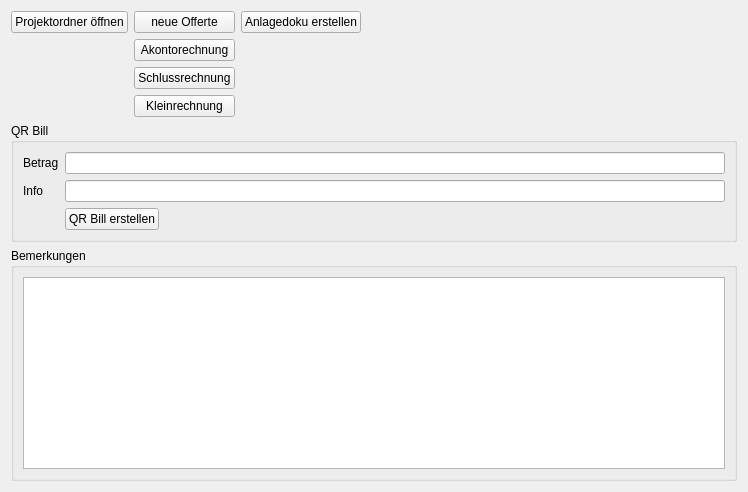
      <widget class="QWidget" name="sw_PvProject">
       <property name="sizePolicy">
        <sizepolicy hsizetype="Fixed" vsizetype="Fixed">
         <horstretch>0</horstretch>
         <verstretch>0</verstretch>
        </sizepolicy>
       </property>
       <property name="minimumSize">
        <size>
         <width>748</width>
         <height>0</height>
        </size>
       </property>
       <layout class="QVBoxLayout" name="verticalLayout_5">
        <item>
         <layout class="QGridLayout" name="gridLayout_2">
          <item row="0" column="0">
           <widget class="QPushButton" name="openProjectFolder">
            <property name="sizePolicy">
             <sizepolicy hsizetype="Fixed" vsizetype="Fixed">
              <horstretch>0</horstretch>
              <verstretch>0</verstretch>
             </sizepolicy>
            </property>
            <property name="text">
             <string>Projektordner öffnen</string>
            </property>
           </widget>
          </item>
          <item row="0" column="1">
           <widget class="QPushButton" name="createQuote">
            <property name="sizePolicy">
             <sizepolicy hsizetype="Minimum" vsizetype="Fixed">
              <horstretch>0</horstretch>
              <verstretch>0</verstretch>
             </sizepolicy>
            </property>
            <property name="text">
             <string>neue Offerte</string>
            </property>
           </widget>
          </item>
          <item row="0" column="2">
           <widget class="QPushButton" name="createDocumentation">
            <property name="sizePolicy">
             <sizepolicy hsizetype="Fixed" vsizetype="Fixed">
              <horstretch>0</horstretch>
              <verstretch>0</verstretch>
             </sizepolicy>
            </property>
            <property name="text">
             <string>Anlagedoku erstellen</string>
            </property>
           </widget>
          </item>
          <item row="0" column="3" rowspan="3">
           <widget class="QFrame" name="frame_6">
            <property name="sizePolicy">
             <sizepolicy hsizetype="Expanding" vsizetype="Preferred">
              <horstretch>0</horstretch>
              <verstretch>0</verstretch>
             </sizepolicy>
            </property>
            <property name="frameShape">
             <enum>QFrame::NoFrame</enum>
            </property>
            <property name="frameShadow">
             <enum>QFrame::Raised</enum>
            </property>
           </widget>
          </item>
          <item row="1" column="1">
           <widget class="QPushButton" name="createPartialInvoice">
            <property name="sizePolicy">
             <sizepolicy hsizetype="Minimum" vsizetype="Fixed">
              <horstretch>0</horstretch>
              <verstretch>0</verstretch>
             </sizepolicy>
            </property>
            <property name="text">
             <string>Akontorechnung</string>
            </property>
           </widget>
          </item>
          <item row="2" column="1">
           <widget class="QPushButton" name="createFinalInvoice">
            <property name="sizePolicy">
             <sizepolicy hsizetype="Minimum" vsizetype="Fixed">
              <horstretch>0</horstretch>
              <verstretch>0</verstretch>
             </sizepolicy>
            </property>
            <property name="text">
             <string>Schlussrechnung</string>
            </property>
           </widget>
          </item>
          <item row="3" column="1">
           <widget class="QPushButton" name="createSmallInvoice">
            <property name="sizePolicy">
             <sizepolicy hsizetype="Minimum" vsizetype="Fixed">
              <horstretch>0</horstretch>
              <verstretch>0</verstretch>
             </sizepolicy>
            </property>
            <property name="text">
             <string>Kleinrechnung</string>
            </property>
           </widget>
          </item>
         </layout>
        </item>
        <item>
         <widget class="QGroupBox" name="groupBox_2">
          <property name="sizePolicy">
           <sizepolicy hsizetype="Preferred" vsizetype="Fixed">
            <horstretch>0</horstretch>
            <verstretch>0</verstretch>
           </sizepolicy>
          </property>
          <property name="title">
           <string>QR Bill</string>
          </property>
          <layout class="QFormLayout" name="formLayout_3">
           <item row="0" column="0">
            <widget class="QLabel" name="label_64">
             <property name="text">
              <string>Betrag</string>
             </property>
            </widget>
           </item>
           <item row="0" column="1">
            <widget class="QLineEdit" name="qrbill_amount">
             <property name="text">
              <string/>
             </property>
            </widget>
           </item>
           <item row="1" column="0">
            <widget class="QLabel" name="label_65">
             <property name="text">
              <string>Info</string>
             </property>
            </widget>
           </item>
           <item row="1" column="1">
            <widget class="QLineEdit" name="qrbill_info">
             <property name="text">
              <string/>
             </property>
            </widget>
           </item>
           <item row="2" column="1">
            <layout class="QHBoxLayout" name="horizontalLayout_15">
             <item>
              <widget class="QPushButton" name="createQrBill">
               <property name="sizePolicy">
                <sizepolicy hsizetype="Fixed" vsizetype="Fixed">
                 <horstretch>0</horstretch>
                 <verstretch>0</verstretch>
                </sizepolicy>
               </property>
               <property name="text">
                <string>QR Bill erstellen</string>
               </property>
              </widget>
             </item>
             <item>
              <widget class="QFrame" name="frame_5">
               <property name="sizePolicy">
                <sizepolicy hsizetype="Expanding" vsizetype="Fixed">
                 <horstretch>0</horstretch>
                 <verstretch>0</verstretch>
                </sizepolicy>
               </property>
               <property name="frameShape">
                <enum>QFrame::StyledPanel</enum>
               </property>
               <property name="frameShadow">
                <enum>QFrame::Raised</enum>
               </property>
              </widget>
             </item>
            </layout>
           </item>
          </layout>
         </widget>
        </item>
        <item>
         <widget class="QGroupBox" name="groupBox_6">
          <property name="sizePolicy">
           <sizepolicy hsizetype="Preferred" vsizetype="Expanding">
            <horstretch>0</horstretch>
            <verstretch>0</verstretch>
           </sizepolicy>
          </property>
          <property name="title">
           <string>Bemerkungen</string>
          </property>
          <layout class="QVBoxLayout" name="verticalLayout_4">
           <item>
            <widget class="QPlainTextEdit" name="pvp_comment"/>
           </item>
          </layout>
         </widget>
        </item>
       </layout>
      </widget>
